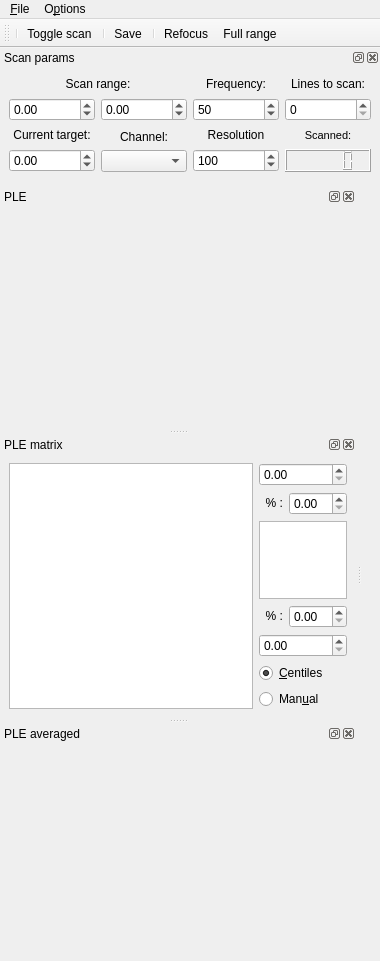
<?xml version="1.0" encoding="UTF-8"?>
<ui version="4.0">
 <class>MainWindow</class>
 <widget class="QMainWindow" name="MainWindow">
  <property name="geometry">
   <rect>
    <x>0</x>
    <y>0</y>
    <width>380</width>
    <height>710</height>
   </rect>
  </property>
  <property name="sizePolicy">
   <sizepolicy hsizetype="Preferred" vsizetype="Preferred">
    <horstretch>0</horstretch>
    <verstretch>0</verstretch>
   </sizepolicy>
  </property>
  <property name="minimumSize">
   <size>
    <width>0</width>
    <height>0</height>
   </size>
  </property>
  <property name="contextMenuPolicy">
   <enum>Qt::DefaultContextMenu</enum>
  </property>
  <property name="windowTitle">
   <string>PLE scan</string>
  </property>
  <property name="tabShape">
   <enum>QTabWidget::Rounded</enum>
  </property>
  <property name="dockNestingEnabled">
   <bool>true</bool>
  </property>
  <property name="dockOptions">
   <set>QMainWindow::AllowNestedDocks|QMainWindow::AllowTabbedDocks|QMainWindow::AnimatedDocks|QMainWindow::GroupedDragging</set>
  </property>
  <widget class="QWidget" name="centralwidget">
   <layout class="QGridLayout" name="gridLayout_3"/>
  </widget>
  <widget class="QMenuBar" name="menubar">
   <property name="geometry">
    <rect>
     <x>0</x>
     <y>0</y>
     <width>380</width>
     <height>21</height>
    </rect>
   </property>
   <widget class="QMenu" name="menu_File">
    <property name="title">
     <string>&amp;File</string>
    </property>
    <addaction name="action_Save"/>
    <addaction name="action_Exit"/>
   </widget>
   <widget class="QMenu" name="menu_Options">
    <property name="title">
     <string>O&amp;ptions</string>
    </property>
    <addaction name="action_Settings"/>
    <addaction name="action_optimizer_settings"/>
   </widget>
   <addaction name="menu_File"/>
   <addaction name="menu_Options"/>
  </widget>
  <widget class="QToolBar" name="toolBar">
   <property name="windowTitle">
    <string>toolBar</string>
   </property>
   <attribute name="toolBarArea">
    <enum>TopToolBarArea</enum>
   </attribute>
   <attribute name="toolBarBreak">
    <bool>false</bool>
   </attribute>
   <addaction name="separator"/>
   <addaction name="actionToggle_scan"/>
   <addaction name="separator"/>
   <addaction name="actionSave"/>
   <addaction name="separator"/>
   <addaction name="action_optimize_position"/>
   <addaction name="actionFull_range"/>
  </widget>
  <widget class="QDockWidget" name="scan_control_DockWidget">
   <property name="sizePolicy">
    <sizepolicy hsizetype="Expanding" vsizetype="Minimum">
     <horstretch>0</horstretch>
     <verstretch>0</verstretch>
    </sizepolicy>
   </property>
   <property name="minimumSize">
    <size>
     <width>380</width>
     <height>133</height>
    </size>
   </property>
   <property name="maximumSize">
    <size>
     <width>380</width>
     <height>133</height>
    </size>
   </property>
   <property name="windowTitle">
    <string>Scan params</string>
   </property>
   <attribute name="dockWidgetArea">
    <number>4</number>
   </attribute>
   <widget class="QWidget" name="controlDockWidgetContents">
    <layout class="QGridLayout" name="gridLayout_2">
     <item row="0" column="0" colspan="2">
      <layout class="QVBoxLayout" name="verticalLayout_2">
       <item>
        <widget class="QLabel" name="rangeLabel">
         <property name="text">
          <string>Scan range:</string>
         </property>
         <property name="alignment">
          <set>Qt::AlignCenter</set>
         </property>
        </widget>
       </item>
       <item>
        <layout class="QHBoxLayout" name="horizontalLayout_2">
         <item>
          <widget class="ScienDSpinBox" name="startDoubleSpinBox">
           <property name="sizePolicy">
            <sizepolicy hsizetype="Minimum" vsizetype="Fixed">
             <horstretch>0</horstretch>
             <verstretch>0</verstretch>
            </sizepolicy>
           </property>
           <property name="minimumSize">
            <size>
             <width>80</width>
             <height>0</height>
            </size>
           </property>
           <property name="wrapping">
            <bool>false</bool>
           </property>
           <property name="frame">
            <bool>true</bool>
           </property>
           <property name="suffix">
            <string/>
           </property>
           <property name="decimals">
            <number>2</number>
           </property>
           <property name="minimum">
            <double>-99.000000000000000</double>
           </property>
           <property name="maximum">
            <double>100000000.000000000000000</double>
           </property>
          </widget>
         </item>
         <item>
          <widget class="ScienDSpinBox" name="stopDoubleSpinBox">
           <property name="minimumSize">
            <size>
             <width>80</width>
             <height>0</height>
            </size>
           </property>
           <property name="prefix">
            <string/>
           </property>
           <property name="suffix">
            <string/>
           </property>
           <property name="decimals">
            <number>2</number>
           </property>
           <property name="minimum">
            <double>-99.000000000000000</double>
           </property>
          </widget>
         </item>
        </layout>
       </item>
      </layout>
     </item>
     <item row="0" column="2" rowspan="2">
      <layout class="QVBoxLayout" name="verticalLayout_7">
       <item>
        <layout class="QVBoxLayout" name="verticalLayout_5">
         <item>
          <widget class="QLabel" name="speedLabel">
           <property name="text">
            <string>Frequency:</string>
           </property>
           <property name="alignment">
            <set>Qt::AlignCenter</set>
           </property>
          </widget>
         </item>
         <item>
          <widget class="QDoubleSpinBox" name="frequencyDoubleSpinBox">
           <property name="sizePolicy">
            <sizepolicy hsizetype="Ignored" vsizetype="Fixed">
             <horstretch>0</horstretch>
             <verstretch>0</verstretch>
            </sizepolicy>
           </property>
           <property name="minimumSize">
            <size>
             <width>0</width>
             <height>0</height>
            </size>
           </property>
           <property name="suffix">
            <string/>
           </property>
           <property name="decimals">
            <number>0</number>
           </property>
           <property name="minimum">
            <double>1.000000000000000</double>
           </property>
           <property name="maximum">
            <double>1000.000000000000000</double>
           </property>
           <property name="value">
            <double>50.000000000000000</double>
           </property>
          </widget>
         </item>
        </layout>
       </item>
       <item>
        <layout class="QVBoxLayout" name="verticalLayout_4">
         <item>
          <widget class="QLabel" name="resLabel">
           <property name="text">
            <string>Resolution</string>
           </property>
           <property name="alignment">
            <set>Qt::AlignCenter</set>
           </property>
          </widget>
         </item>
         <item>
          <widget class="QDoubleSpinBox" name="resolutionDoubleSpinBox">
           <property name="sizePolicy">
            <sizepolicy hsizetype="Ignored" vsizetype="Fixed">
             <horstretch>0</horstretch>
             <verstretch>0</verstretch>
            </sizepolicy>
           </property>
           <property name="minimumSize">
            <size>
             <width>0</width>
             <height>0</height>
            </size>
           </property>
           <property name="decimals">
            <number>0</number>
           </property>
           <property name="minimum">
            <double>1.000000000000000</double>
           </property>
           <property name="maximum">
            <double>1000.000000000000000</double>
           </property>
           <property name="value">
            <double>100.000000000000000</double>
           </property>
          </widget>
         </item>
        </layout>
       </item>
      </layout>
     </item>
     <item row="0" column="3" rowspan="2">
      <layout class="QVBoxLayout" name="verticalLayout_10">
       <item>
        <layout class="QVBoxLayout" name="verticalLayout_9">
         <item>
          <widget class="QLabel" name="linesLabel">
           <property name="text">
            <string>Lines to scan:</string>
           </property>
           <property name="alignment">
            <set>Qt::AlignCenter</set>
           </property>
          </widget>
         </item>
         <item>
          <widget class="QSpinBox" name="number_of_repeats_SpinBox">
           <property name="sizePolicy">
            <sizepolicy hsizetype="Ignored" vsizetype="Fixed">
             <horstretch>0</horstretch>
             <verstretch>0</verstretch>
            </sizepolicy>
           </property>
           <property name="minimumSize">
            <size>
             <width>0</width>
             <height>0</height>
            </size>
           </property>
           <property name="maximum">
            <number>1000</number>
           </property>
          </widget>
         </item>
        </layout>
       </item>
       <item>
        <layout class="QVBoxLayout" name="verticalLayout_6">
         <item>
          <widget class="QLabel" name="scannedLabel">
           <property name="font">
            <font>
             <pointsize>8</pointsize>
            </font>
           </property>
           <property name="text">
            <string>Scanned:</string>
           </property>
           <property name="alignment">
            <set>Qt::AlignCenter</set>
           </property>
          </widget>
         </item>
         <item>
          <widget class="QLCDNumber" name="elapsed_lines_DisplayWidget"/>
         </item>
        </layout>
       </item>
      </layout>
     </item>
     <item row="1" column="0">
      <layout class="QVBoxLayout" name="verticalLayout_3">
       <item>
        <widget class="QLabel" name="constLabel">
         <property name="text">
          <string>Current target:</string>
         </property>
         <property name="alignment">
          <set>Qt::AlignCenter</set>
         </property>
        </widget>
       </item>
       <item>
        <widget class="ScienDSpinBox" name="constDoubleSpinBox">
         <property name="minimumSize">
          <size>
           <width>80</width>
           <height>0</height>
          </size>
         </property>
         <property name="suffix">
          <string/>
         </property>
         <property name="decimals">
          <number>2</number>
         </property>
         <property name="minimum">
          <double>-99.000000000000000</double>
         </property>
         <property name="maximum">
          <double>100000000.000000000000000</double>
         </property>
        </widget>
       </item>
      </layout>
     </item>
     <item row="1" column="1">
      <layout class="QVBoxLayout" name="verticalLayout">
       <item>
        <widget class="QLabel" name="label">
         <property name="frameShape">
          <enum>QFrame::NoFrame</enum>
         </property>
         <property name="text">
          <string>Channel:</string>
         </property>
         <property name="scaledContents">
          <bool>false</bool>
         </property>
         <property name="alignment">
          <set>Qt::AlignBottom|Qt::AlignHCenter</set>
         </property>
        </widget>
       </item>
       <item>
        <widget class="QComboBox" name="channel_comboBox"/>
       </item>
      </layout>
     </item>
    </layout>
   </widget>
  </widget>
  <widget class="QDockWidget" name="ple_data_dockWidget">
   <property name="sizePolicy">
    <sizepolicy hsizetype="Preferred" vsizetype="Preferred">
     <horstretch>0</horstretch>
     <verstretch>0</verstretch>
    </sizepolicy>
   </property>
   <property name="minimumSize">
    <size>
     <width>82</width>
     <height>242</height>
    </size>
   </property>
   <property name="windowTitle">
    <string>PLE </string>
   </property>
   <attribute name="dockWidgetArea">
    <number>1</number>
   </attribute>
   <widget class="QWidget" name="dockWidgetContents_3">
    <layout class="QGridLayout" name="gridLayout_4">
     <item row="0" column="0">
      <widget class="QWidget" name="ple_widget" native="true">
       <property name="sizePolicy">
        <sizepolicy hsizetype="Expanding" vsizetype="Expanding">
         <horstretch>0</horstretch>
         <verstretch>0</verstretch>
        </sizepolicy>
       </property>
       <property name="minimumSize">
        <size>
         <width>0</width>
         <height>200</height>
        </size>
       </property>
      </widget>
     </item>
    </layout>
   </widget>
  </widget>
  <widget class="QDockWidget" name="ple_matrix_dockWidget">
   <property name="sizePolicy">
    <sizepolicy hsizetype="Preferred" vsizetype="Preferred">
     <horstretch>0</horstretch>
     <verstretch>0</verstretch>
    </sizepolicy>
   </property>
   <property name="minimumSize">
    <size>
     <width>178</width>
     <height>283</height>
    </size>
   </property>
   <property name="windowTitle">
    <string>PLE matrix</string>
   </property>
   <attribute name="dockWidgetArea">
    <number>1</number>
   </attribute>
   <widget class="QWidget" name="dockWidgetContents_2">
    <layout class="QGridLayout" name="gridLayout_6">
     <item row="0" column="0">
      <widget class="PlotWidget" name="voltscan_matrix_ViewWidget">
       <property name="sizePolicy">
        <sizepolicy hsizetype="Expanding" vsizetype="Expanding">
         <horstretch>0</horstretch>
         <verstretch>0</verstretch>
        </sizepolicy>
       </property>
       <property name="minimumSize">
        <size>
         <width>0</width>
         <height>0</height>
        </size>
       </property>
      </widget>
     </item>
     <item row="0" column="1">
      <layout class="QHBoxLayout" name="horizontalLayout_3">
       <item>
        <layout class="QHBoxLayout" name="horizontalLayout">
         <item>
          <layout class="QGridLayout" name="gridLayout">
           <item row="3" column="0">
            <widget class="QLabel" name="percentLabel1">
             <property name="maximumSize">
              <size>
               <width>30</width>
               <height>16777215</height>
              </size>
             </property>
             <property name="text">
              <string>&lt;html&gt;&lt;head/&gt;&lt;body&gt;&lt;p align=&quot;right&quot;&gt;% :&lt;/p&gt;&lt;/body&gt;&lt;/html&gt;</string>
             </property>
            </widget>
           </item>
           <item row="1" column="0">
            <widget class="QLabel" name="percentLabel2">
             <property name="maximumSize">
              <size>
               <width>30</width>
               <height>16777215</height>
              </size>
             </property>
             <property name="text">
              <string>&lt;html&gt;&lt;head/&gt;&lt;body&gt;&lt;p align=&quot;right&quot;&gt;% :&lt;/p&gt;&lt;/body&gt;&lt;/html&gt;</string>
             </property>
            </widget>
           </item>
           <item row="6" column="0" colspan="2">
            <widget class="QRadioButton" name="voltscan_cb_manual_RadioButton">
             <property name="text">
              <string>Man&amp;ual</string>
             </property>
             <attribute name="buttonGroup">
              <string notr="true">buttonGroup</string>
             </attribute>
            </widget>
           </item>
           <item row="5" column="0" colspan="2">
            <widget class="QRadioButton" name="voltscan_cb_centiles_RadioButton">
             <property name="text">
              <string>&amp;Centiles</string>
             </property>
             <property name="checked">
              <bool>true</bool>
             </property>
             <attribute name="buttonGroup">
              <string notr="true">buttonGroup</string>
             </attribute>
            </widget>
           </item>
           <item row="0" column="0" colspan="2">
            <widget class="ScienDSpinBox" name="voltscan_cb_max_InputWidget">
             <property name="sizePolicy">
              <sizepolicy hsizetype="Minimum" vsizetype="Fixed">
               <horstretch>0</horstretch>
               <verstretch>0</verstretch>
              </sizepolicy>
             </property>
            </widget>
           </item>
           <item row="1" column="1">
            <widget class="ScienDSpinBox" name="voltscan_cb_high_centile_InputWidget"/>
           </item>
           <item row="3" column="1">
            <widget class="ScienDSpinBox" name="voltscan_cb_low_centile_InputWidget"/>
           </item>
           <item row="4" column="0" colspan="2">
            <widget class="ScienDSpinBox" name="voltscan_cb_min_InputWidget"/>
           </item>
           <item row="2" column="0" colspan="2">
            <widget class="PlotWidget" name="voltscan_cb_ViewWidget">
             <property name="maximumSize">
              <size>
               <width>100</width>
               <height>16777215</height>
              </size>
             </property>
            </widget>
           </item>
          </layout>
         </item>
        </layout>
       </item>
      </layout>
     </item>
    </layout>
   </widget>
  </widget>
  <widget class="QDockWidget" name="ple_averaged_dockWidget">
   <property name="features">
    <set>QDockWidget::AllDockWidgetFeatures</set>
   </property>
   <property name="windowTitle">
    <string>PLE averaged</string>
   </property>
   <attribute name="dockWidgetArea">
    <number>1</number>
   </attribute>
   <widget class="QWidget" name="dockWidgetContents">
    <layout class="QGridLayout" name="gridLayout_5">
     <item row="0" column="0">
      <widget class="QWidget" name="ple_averaged_widget" native="true">
       <property name="sizePolicy">
        <sizepolicy hsizetype="Expanding" vsizetype="Expanding">
         <horstretch>0</horstretch>
         <verstretch>0</verstretch>
        </sizepolicy>
       </property>
       <property name="minimumSize">
        <size>
         <width>0</width>
         <height>200</height>
        </size>
       </property>
      </widget>
     </item>
    </layout>
   </widget>
  </widget>
  <action name="action_Settings">
   <property name="icon">
    <iconset>
     <normaloff>../../artwork/icons/oxygen/22x22/configure.png</normaloff>../../artwork/icons/oxygen/22x22/configure.png</iconset>
   </property>
   <property name="text">
    <string>&amp;Settings</string>
   </property>
  </action>
  <action name="action_Save">
   <property name="icon">
    <iconset>
     <normaloff>../../artwork/icons/oxygen/22x22/document-save.png</normaloff>../../artwork/icons/oxygen/22x22/document-save.png</iconset>
   </property>
   <property name="text">
    <string>&amp;Save</string>
   </property>
   <property name="toolTip">
    <string>Save odmr data</string>
   </property>
  </action>
  <action name="action_Exit">
   <property name="icon">
    <iconset>
     <normaloff>../../artwork/icons/oxygen/22x22/application-exit.png</normaloff>../../artwork/icons/oxygen/22x22/application-exit.png</iconset>
   </property>
   <property name="text">
    <string>&amp;Close</string>
   </property>
  </action>
  <action name="action_optimize_position">
   <property name="checkable">
    <bool>true</bool>
   </property>
   <property name="text">
    <string>Refocus</string>
   </property>
  </action>
  <action name="actionToggle_scan">
   <property name="checkable">
    <bool>true</bool>
   </property>
   <property name="text">
    <string>Toggle scan</string>
   </property>
  </action>
  <action name="actionSave">
   <property name="text">
    <string>Save</string>
   </property>
  </action>
  <action name="actionFull_range">
   <property name="text">
    <string>Full range</string>
   </property>
  </action>
  <action name="action_optimizer_settings">
   <property name="text">
    <string>Optimizer</string>
   </property>
  </action>
  <zorder>scan_control_DockWidget</zorder>
  <zorder>ple_data_dockWidget</zorder>
  <zorder>ple_matrix_dockWidget</zorder>
  <zorder>ple_averaged_dockWidget</zorder>
 </widget>
 <customwidgets>
  <customwidget>
   <class>ScienDSpinBox</class>
   <extends>QDoubleSpinBox</extends>
   <header location="global">qudi.util.widgets.scientific_spinbox</header>
  </customwidget>
  <customwidget>
   <class>PlotWidget</class>
   <extends>QGraphicsView</extends>
   <header>pyqtgraph</header>
  </customwidget>
 </customwidgets>
 <tabstops>
  <tabstop>number_of_repeats_SpinBox</tabstop>
  <tabstop>resolutionDoubleSpinBox</tabstop>
  <tabstop>frequencyDoubleSpinBox</tabstop>
  <tabstop>constDoubleSpinBox</tabstop>
  <tabstop>voltscan_cb_max_InputWidget</tabstop>
  <tabstop>voltscan_cb_high_centile_InputWidget</tabstop>
  <tabstop>voltscan_cb_low_centile_InputWidget</tabstop>
  <tabstop>voltscan_cb_min_InputWidget</tabstop>
  <tabstop>voltscan_cb_centiles_RadioButton</tabstop>
  <tabstop>voltscan_cb_manual_RadioButton</tabstop>
  <tabstop>voltscan_cb_ViewWidget</tabstop>
 </tabstops>
 <resources/>
 <connections>
  <connection>
   <sender>action_Exit</sender>
   <signal>triggered()</signal>
   <receiver>MainWindow</receiver>
   <slot>close()</slot>
   <hints>
    <hint type="sourcelabel">
     <x>-1</x>
     <y>-1</y>
    </hint>
    <hint type="destinationlabel">
     <x>531</x>
     <y>347</y>
    </hint>
   </hints>
  </connection>
 </connections>
 <buttongroups>
  <buttongroup name="buttonGroup"/>
 </buttongroups>
</ui>
